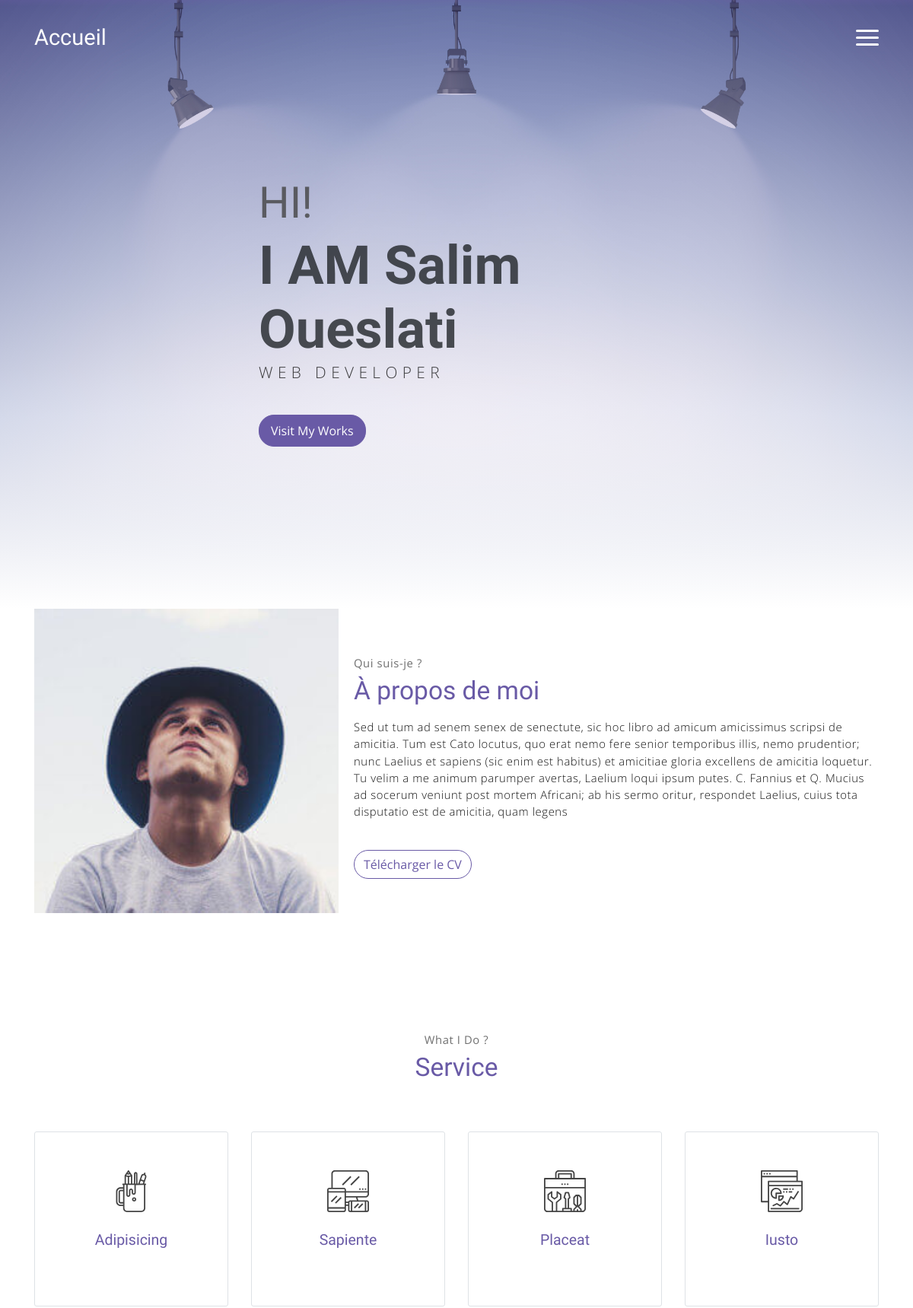
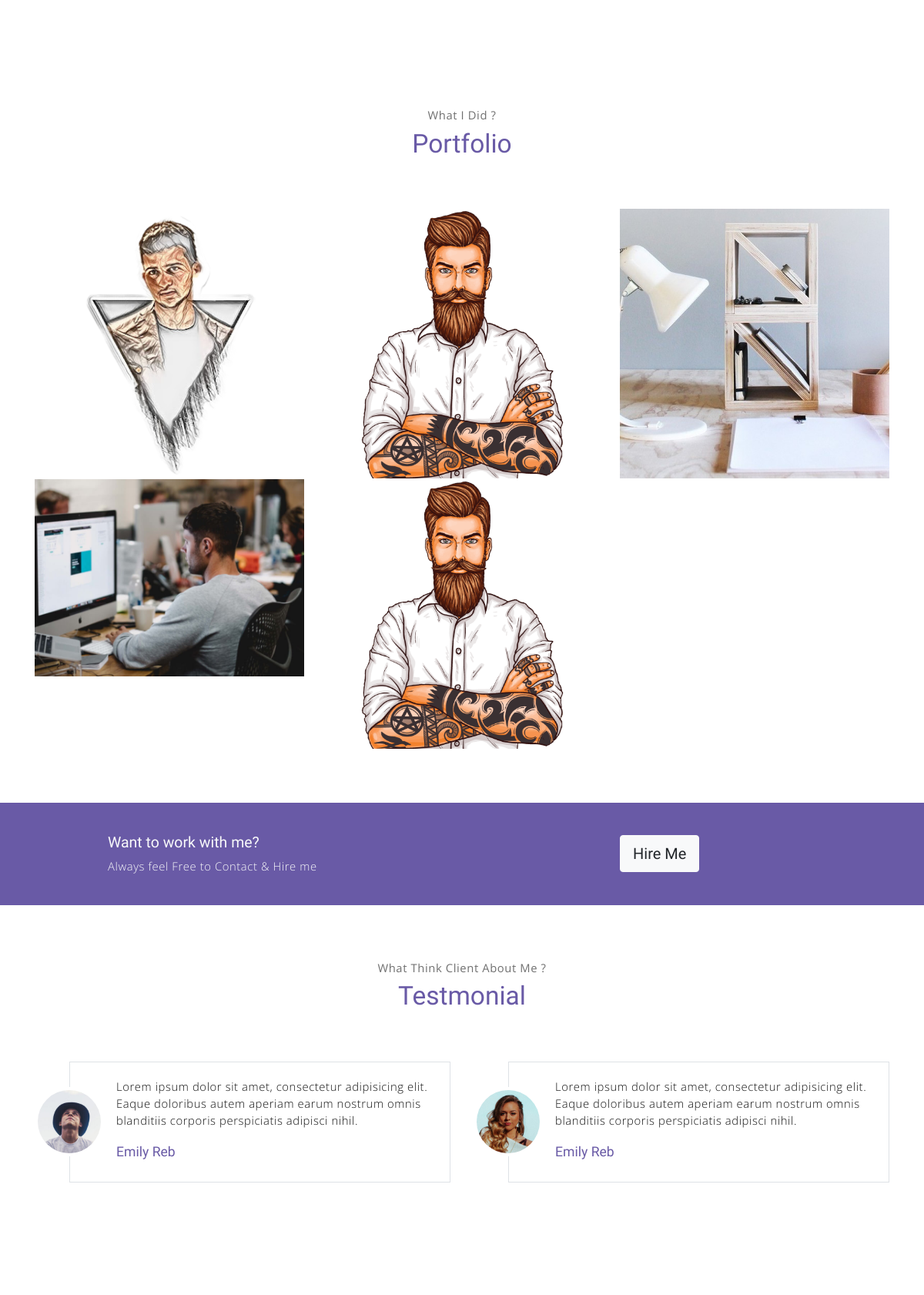
The page / (upper part) on the database its author committed (2 pictures, top to bottom).
### tables this page shows
CREATE TABLE IF NOT EXISTS `profil` (
  `id` int NOT NULL AUTO_INCREMENT,
  `presentation` varchar(500) NOT NULL,
  `image` varchar(250) NOT NULL DEFAULT 'assets\\imgs\\',
  PRIMARY KEY (`id`)
);

CREATE TABLE IF NOT EXISTS `categories` (
  `id` int NOT NULL AUTO_INCREMENT,
  `name` varchar(250) NOT NULL,
  `image` varchar(250) NOT NULL DEFAULT 'assets\\imgs\\',
  PRIMARY KEY (`id`)
);

### assets/php/portfolio.php (the view, shortened to what this page needs)
<section class="section" id="portfolio">
        <div class="container text-center">
            <p class="section-subtitle">What I Did ?</p>
            <h6 class="section-title mb-6">Portfolio</h6>
            <div class="row">
                <?php
                $host = "localhost";
                $dbname = "portfolio";
                $username = "root";
                $password = "";
                try {
                    $bdd = new PDO("mysql:host=$host;dbname=$dbname;charset=utf8", $username, $password);
                    $bdd->setAttribute(PDO::ATTR_ERRMODE, PDO::ERRMODE_EXCEPTION);
                    $requete = $bdd->prepare("SELECT * FROM categories");
                    $requete->execute();
                    $categories = $requete->fetchAll();
                    foreach ($categories as $categorie) {
                        echo '<div class="col-md-4">';
                        echo '<a class="portfolio-card" href="projets_par_categorie.php?id=' . $categorie['id'] . '">';
                        echo '<img src="' . $categorie['image'] . '" class="portfolio-card-img" alt="' . $categorie['name'] . '">';
                        echo '</a>';
                        echo '</div>';
                    }
                } catch (PDOException $e) {
                    echo "Erreur de connexion à la base de données : " . $e->getMessage();
                }
                ?>
            </div>
        </div>
    </section>

### assets/php/about_me.php (shortened to what this page needs)
<?php
$host = "localhost";
$dbname = "portfolio";
$username = "root";
$password = "";
try {
    $bdd = new PDO("mysql:host=$host;dbname=$dbname;charset=utf8", $username, $password);
    $bdd->setAttribute(PDO::ATTR_ERRMODE, PDO::ERRMODE_EXCEPTION);
    $requete_profil = $bdd->prepare("SELECT * FROM profil WHERE id = 1");
    $requete_profil->execute();
    $profil = $requete_profil->fetch();
} catch (PDOException $e) {
    echo "Erreur de connexion à la base de données : " . $e->getMessage();
}
?>
<!DOCTYPE html>
<html lang="fr">
<head>
</head>
<body>
    <section class="section pt-0" id="about">
        <div class="container text-center">
            <div class="about">
                <div class="about-img-holder">
                    <img src="<?php echo $profil['image']; ?>" class="about-img" alt="Image du profil">
                </div>
                <div class="about-caption">
                    <p class="section-subtitle">Qui suis-je ?</p>
                    <h2 class="section-title mb-3">À propos de moi</h2>
                    <p>
                        <?php echo nl2br($profil['presentation']); ?>
                    </p>
                    <a href="assets/doc/CV_Salim.pdf" download>
                        <button class="btn-rounded btn btn-outline-primary mt-4">Télécharger le CV</button>
                    </a>
                </div>
            </div>
        </div>
    </section>
</body>
</html>

### rows shown on the page
profil: image (picture), presentation "Sed ut tum ad senem senex de senectute, sic hoc libro ad amicum amicissimus scripsi de amicitia. Tum est Cato locutus, quo erat nemo fere senior temporibus illis, nemo prudentior; nunc Laelius et sapiens (sic enim est habitus) et amicitiae gloria excellens de amicitia loquetur. Tu velim a me animum parumper avertas, Laelium loqui ipsum putes. C. Fannius et Q. Mucius ad socerum veniunt post mortem Africani; ab his sermo oritur, respondet Laelius, cuius tota disputatio est de amicitia, quam legens"
categories: image (picture)
categories: image (picture)
categories: image (picture)
categories: image (picture)
categories: image (picture)
